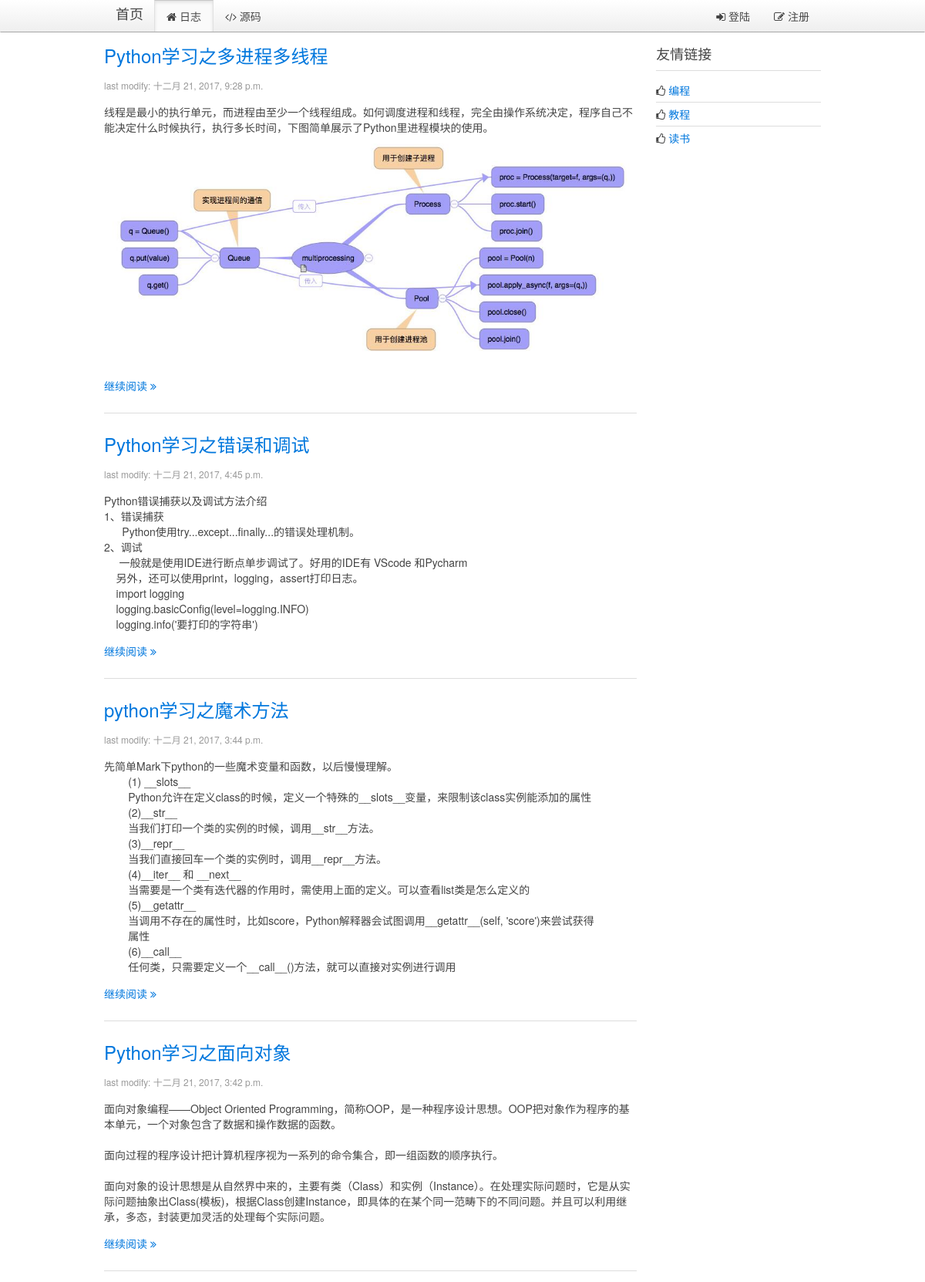
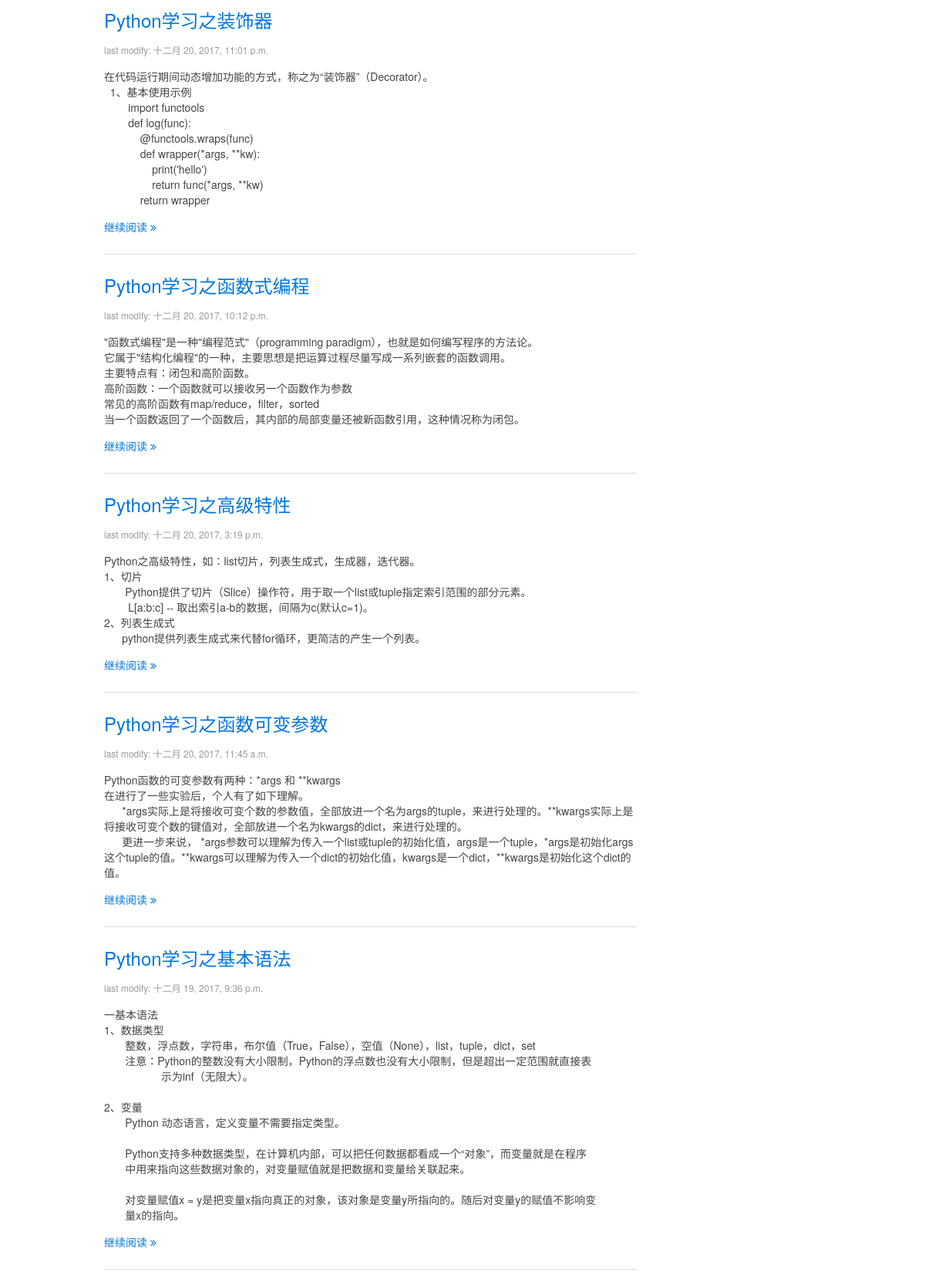
The page /blog/?p=3 (upper part) on the database its author committed (2 pictures, top to bottom).
### blog/models.py (models this page shows, shortened)
class Blog(models.Model):
    title = models.CharField(max_length=32, default="Title")
    content = models.TextField(null=True)
    summary = models.TextField(null=True)
    create_time = models.DateTimeField(null=True)

### blog/views.py (the view)
def blogs(request):
    userinfo = ""
    account = request.COOKIES.get("account","")
    if account:
        userinfo = models.User.objects.filter(account=account)
        if userinfo:
            userinfo = userinfo[0]
    page = int(request.GET.get("p", "1"))
    first = (page - 1)*10
    end = first + 10
    blogs = models.Blog.objects.all()
    blogs = blogs[::-1]
    total_nums = len(blogs)
    if total_nums <= end:
        end = total_nums #最后一页的逻辑处理
    if (total_nums % 10) > 0:
        page_nums = int(total_nums/10) + 1
    else:
        page_nums = int(total_nums/10)
    page_nums = range(0, page_nums)
    blogs = blogs[first:end]
    page = page - 1
    return render(request, "blog/blogs.html", {"blogs": blogs, "page":page, "page_nums":page_nums, "userinfo":userinfo})

### blog/templatetags/myfilter.py (called while the page is built)
@register.filter
def replaceTags(content):  #这里应该需要继续研究下，有时候需要空格，而不是&nbsp;
    content = content.replace("  ", "&nbsp;&nbsp;")  # 预处理空格
    content = content.replace("\n", "<br/>")  # 预处理换行
    return content

### blog/templates/blog/blogs.html (shortened to what this page needs)
{% extends '__base__.html' %}
{% load myfilter %}
{% block content %}
    <div class="uk-width-medium-3-4">
    {% for blog in blogs %}
        <article class="uk-article">
            <h2><a href="/blog/page/{{ blog.id }}">{{ blog.title }}</a></h2>
            <p class="uk-article-meta">last modify: {{ blog.create_time }}</p>
            <p>{% autoescape off %}{{ blog.summary | replaceTags }}{% endautoescape %}</p>
            <p><a href="/blog/page/{{ blog.id }}">继续阅读 <i class="uk-icon-angle-double-right"></i></a></p>
        </article>
        <hr class="uk-article-divider">
    {% endfor %}
    </div>
    <div class="uk-width-medium-1-4">
        <div class="uk-panel uk-panel-header">
            <h3 class="uk-panel-title">友情链接</h3>
            <ul class="uk-list uk-list-line">
                <li><i class="uk-icon-thumbs-o-up"></i> <a target="_blank" href="https://github.com/cabbageGG">编程</a></li>
                <li><i class="uk-icon-thumbs-o-up"></i> <a target="_blank" href="https://www.liaoxuefeng.com/">教程</a></li>
                <li><i class="uk-icon-thumbs-o-up"></i> <a target="_blank" href="http://blog.jobbole.com/all-posts/">读书</a></li>
            </ul>
        </div>
    </div>
{% endblock %}

### rows shown on the page
Blog: title "Python学习之多进程多线程", create_time "十二月 21, 2017, 9:28 p.m.", summary "线程是最小的执行单元，而进程由至少一个线程组成。如何调度进程和线程，完全由操作系统决定，程序自己不能决定什么时候执行，执行多长时间，下图简单展示了Python里进程模块的使用。", summary (picture)
Blog: title "Python学习之错误和调试", create_time "十二月 21, 2017, 4:45 p.m.", summary "Python错误捕获以及调试方法介绍 1、错误捕获 Python使用try...except...finally...的错误处理机制。 2、调试 一般就是使用IDE进行断点单步调试了。好用的IDE有 VScode 和Pycharm 另外，还可以使用print，logging，assert打印日志。 import logging logging.basicConfig(level=logging.INFO) logging.info('要打印的字符串')"
Blog: title "python学习之魔术方法", create_time "十二月 21, 2017, 3:44 p.m.", summary "先简单Mark下python的一些魔术变量和函数，以后慢慢理解。 (1) __slots__ Python允许在定义class的时候，定义一个特殊的__slots__变量，来限制该class实例能添加的属性 (2)__str__ 当我们打印一个类的实例的时候，调用__str__方法。 (3)__repr__ 当我们直接回车一个类的实例时，调用__repr__方法。 (4)__iter__ 和 __next__ 当需要是一个类有迭代器的作用时，需使用上面的定义。可以查看list类是怎么定义的 (5)__getattr__ 当调用不存在的属性时，比如score，Python解释器会试图调用__getattr__(self, 'score')来尝试获得 属性 (6)__call__ 任何类，只需要定义一个__call__()方法，就可以直接对实例进行调用"
Blog: title "Python学习之面向对象", create_time "十二月 21, 2017, 3:42 p.m.", summary "面向对象编程——Object Oriented Programming，简称OOP，是一种程序设计思想。OOP把对象作为程序的基本单元，一个对象包含了数据和操作数据的函数。 面向过程的程序设计把计算机程序视为一系列的命令集合，即一组函数的顺序执行。 面向对象的设计思想是从自然界中来的，主要有类（Class）和实例（Instance）。在处理实际问题时，它是从实际问题抽象出Class(模板)，根据Class创建Instance，即具体的在某个同一范畴下的不同问题。并且可以利用继承，多态，封装更加灵活的处理每个实际问题。"
Blog: title "Python学习之装饰器", create_time "十二月 20, 2017, 11:01 p.m.", summary "在代码运行期间动态增加功能的方式，称之为“装饰器”（Decorator）。 1、基本使用示例 import functools def log(func): @functools.wraps(func) def wrapper(*args, **kw): print('hello') return func(*args, **kw) return wrapper"
Blog: title "Python学习之函数式编程", create_time "十二月 20, 2017, 10:12 p.m.", summary "\"函数式编程\"是一种\"编程范式\"（programming paradigm），也就是如何编写程序的方法论。 它属于\"结构化编程\"的一种，主要思想是把运算过程尽量写成一系列嵌套的函数调用。 主要特点有：闭包和高阶函数。 高阶函数：一个函数就可以接收另一个函数作为参数 常见的高阶函数有map/reduce，filter，sorted 当一个函数返回了一个函数后，其内部的局部变量还被新函数引用，这种情况称为闭包。"
Blog: title "Python学习之高级特性", create_time "十二月 20, 2017, 3:19 p.m.", summary "Python之高级特性，如：list切片，列表生成式，生成器，迭代器。 1、切片 Python提供了切片（Slice）操作符，用于取一个list或tuple指定索引范围的部分元素。 L[a:b:c] -- 取出索引a-b的数据，间隔为c(默认c=1)。 2、列表生成式 python提供列表生成式来代替for循环，更简洁的产生一个列表。"
Blog: title "Python学习之函数可变参数", create_time "十二月 20, 2017, 11:45 a.m.", summary "Python函数的可变参数有两种：*args 和 **kwargs 在进行了一些实验后，个人有了如下理解。 *args实际上是将接收可变个数的参数值，全部放进一个名为args的tuple，来进行处理的。**kwargs实际上是将接收可变个数的键值对，全部放进一个名为kwargs的dict，来进行处理的。 更进一步来说， *args参数可以理解为传入一个list或tuple的初始化值，args是一个tuple，*args是初始化args这个tuple的值。**kwargs可以理解为传入一个dict的初始化值，kwargs是一个dict，**kwargs是初始化这个dict的值。"
Blog: title "Python学习之基本语法", create_time "十二月 19, 2017, 9:36 p.m.", summary "一基本语法 1、数据类型 整数，浮点数，字符串，布尔值（True，False），空值（None），list，tuple，dict，set 注意：Python的整数没有大小限制，Python的浮点数也没有大小限制，但是超出一定范围就直接表 示为inf（无限大）。 2、变量 Python 动态语言，定义变量不需要指定类型。 Python支持多种数据类型，在计算机内部，可以把任何数据都看成一个“对象”，而变量就是在程序 中用来指向这些数据对象的，对变量赋值就是把数据和变量给关联起来。 对变量赋值x = y是把变量x指向真正的对象，该对象是变量y所指向的。随后对变量y的赋值不影响变 量x的指向。"
